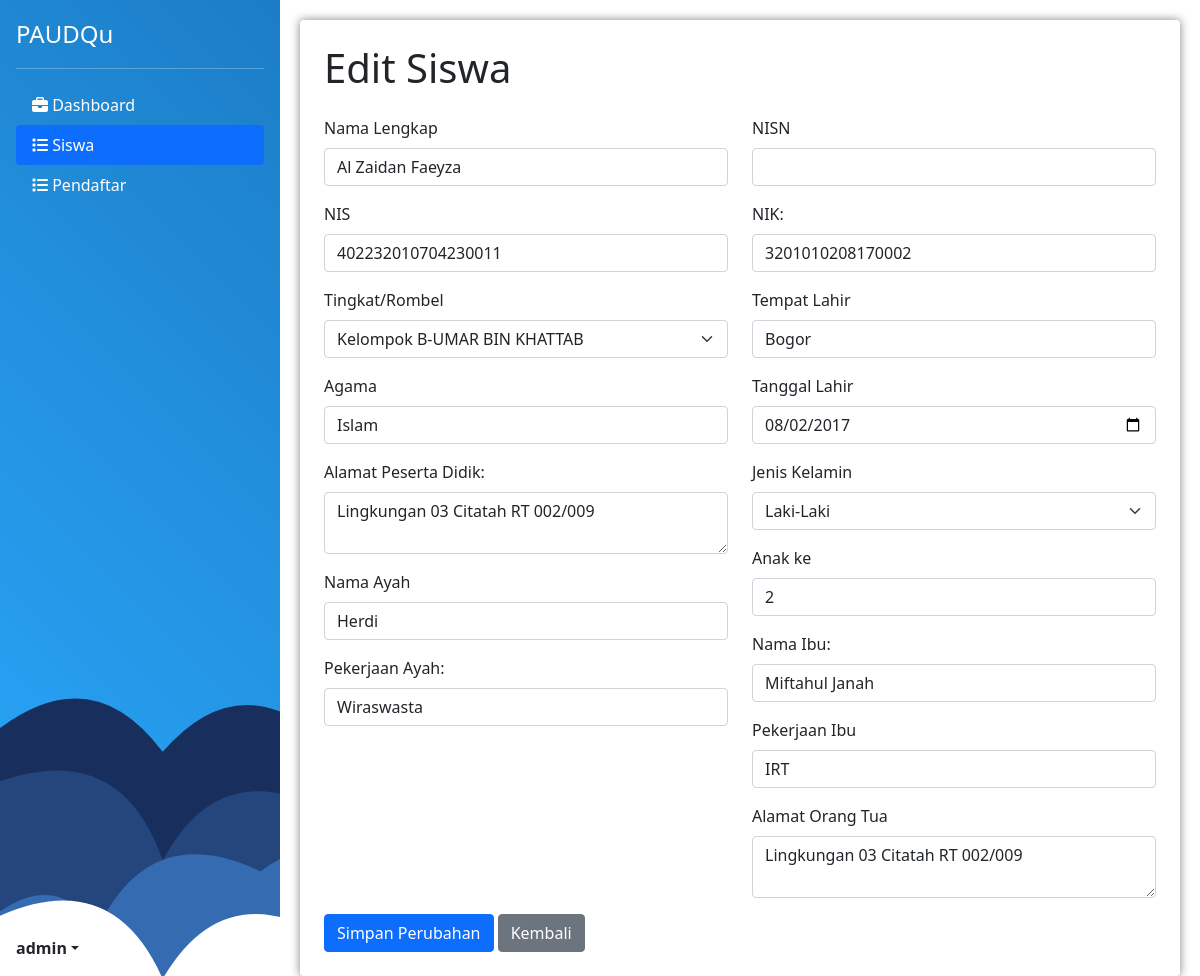
/edit.php?id=3 (signed in), run on an earlier commit of the app's database.
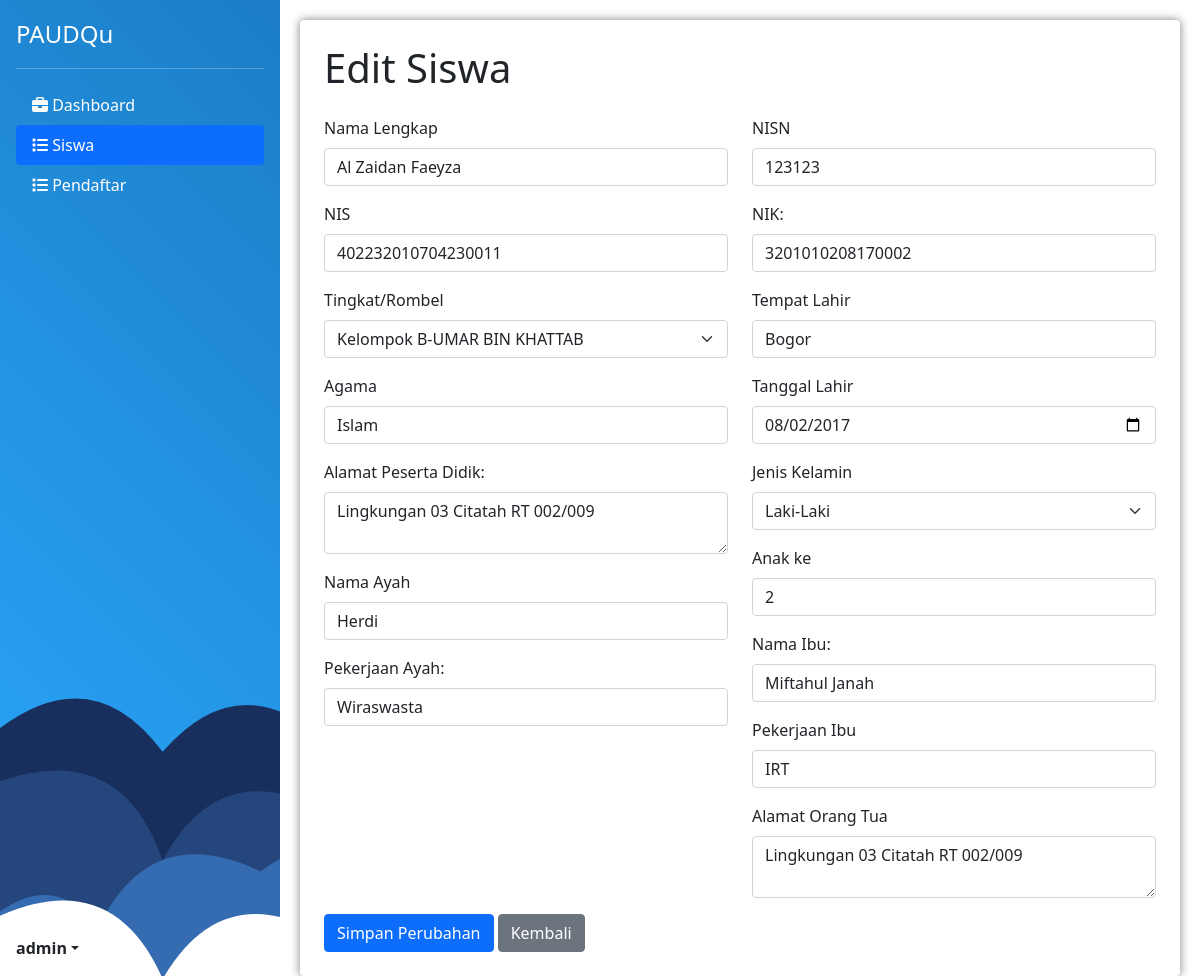
And on a later commit of the database.
### tables this page shows
CREATE TABLE `siswa` (
  `id` int(11) NOT NULL,
  `Nama_Lengkap` varchar(255) NOT NULL,
  `NIK` varchar(20) DEFAULT NULL,
  `Tempat_Lahir` varchar(100) DEFAULT NULL,
  `Tanggal_Lahir` date DEFAULT NULL,
  `Jenis_Kelamin` varchar(10) DEFAULT NULL,
  `Agama` varchar(20) DEFAULT NULL,
  `Anak_ke` int(11) DEFAULT NULL,
  `Alamat_Peserta_Didik` varchar(255) DEFAULT NULL,
  `Ayah` varchar(100) DEFAULT NULL,
  `Ibu` varchar(100) DEFAULT NULL,
  `Alamat_Orang_Tua` varchar(255) DEFAULT NULL,
  `Pekerjaan_Ayah` varchar(50) DEFAULT NULL,
  `Pekerjaan_Ibu` varchar(50) DEFAULT NULL,
  `NIS` varchar(20) DEFAULT NULL,
  `NISN` varchar(20) DEFAULT NULL,
  `Tingkat_Rombel` varchar(50) DEFAULT NULL
);

### edit.php (the view, shortened to what the changed rows need)
<?php
include "controller/connection.php";
if (isset($_GET['id'])) {
    $studentId = $_GET['id'];
    $sql_detail = "SELECT * FROM siswa WHERE id = $studentId";
    $result_detail = mysqli_query($conn, $sql_detail);
    $studentData = mysqli_fetch_assoc($result_detail);
} else {
    header("Location: siswa.php");
    exit();
}
?>
<!DOCTYPE html>
<html lang="en">
<head>
    <link rel="stylesheet" href="css/style.css">
    <link href="https://cdn.jsdelivr.net/npm/bootstrap@5.0.2/dist/css/bootstrap.min.css" rel="stylesheet">
</head>
<body>
    <?php
    include "controller/connection.php";
    if (isset($_GET['id'])) {
        $studentId = $_GET['id'];
        $sql_detail = "SELECT * FROM siswa WHERE id = $studentId";
        $result_detail = mysqli_query($conn, $sql_detail);
        $studentData = mysqli_fetch_assoc($result_detail);
    } else {
        header("Location: siswa.php");
        exit();
    }
    ?>
    <!DOCTYPE html>
    <html lang="en">
    <head>
    </head>
    <body>
        <main class="flex-shrink-0">
            <div class="container bg-white p-4 rounded">
                <h1 class="mb-4">Edit Siswa</h1>
                <form method="POST" action="">
                    <div class="row">
                        <div class="col-md-6">
                            <div class="mb-3">
                                <label for="Nama_Lengkap" class="form-label">Nama Lengkap </label>
                                <input type="text" class="form-control" name="Nama_Lengkap" value="<?php echo $studentData['Nama_Lengkap']; ?>" required>
                            </div>
                            <div class="mb-3">
                                <label for="NIS" class="form-label">NIS </label>
                                <input type="text" class="form-control" name="NIS" value="<?php echo $studentData['NIS']; ?>" required>
                            </div>
                            <div class="mb-3">
                                <label for="Tingkat/Rombel" class="form-label">Tingkat/Rombel </label>
                                <select class="form-select" name="Tingkat/Rombel" required>
                                    <option value="Kelompok B-UMAR BIN KHATTAB" <?php echo ($studentData['Tingkat_Rombel'] == 'Kelompok B-UMAR BIN KHATTAB') ? 'selected' : ''; ?>>Kelompok B-UMAR BIN KHATTAB</option>
                                </select>
                            </div>
                            <div class="mb-3">
                                <label for="Agama" class="form-label">Agama </label>
                                <input type="text" class="form-control" name="Agama" value="<?php echo $studentData['Agama']; ?>" required>
                            </div>
                            <div class="mb-3">
                                <label for="Alamat_Peserta_Didik" class="form-label">Alamat Peserta Didik:</label>
                                <textarea class="form-control" name="Alamat_Peserta_Didik" required><?php echo $studentData['Alamat_Peserta_Didik']; ?></textarea>
                            </div>
                            <div class="mb-3">
                                <label for="Ayah" class="form-label">Nama Ayah </label>
                                <input type="text" class="form-control" name="Ayah" value="<?php echo $studentData['Ayah']; ?>" required>
                            </div>
                            <div class="mb-3">
                                <label for="Pekerjaan_Ayah" class="form-label">Pekerjaan Ayah:</label>
                                <input type="text" class="form-control" name="Pekerjaan_Ayah" value="<?php echo $studentData['Pekerjaan_Ayah']; ?>" required>
                            </div>
                        </div>
                        <div class="col-md-6">
                            <div class="mb-3">
                                <label for="NISN" class="form-label">NISN </label>
                                <input type="text" class="form-control" name="NISN" value="<?php echo $studentData['NISN']; ?>" required>
                            </div>
                            <div class="mb-3">
                                <label for="NIK" class="form-label">NIK:</label>
                                <input type="text" class="form-control" name="NIK" value="<?php echo $studentData['NIK']; ?>" required>
                            </div>
                            <div class="mb-3">
                                <label for="Tempat_Lahir" class="form-label">Tempat Lahir </label>
                                <input type="text" class="form-control" name="Tempat_Lahir" value="<?php echo $studentData['Tempat_Lahir']; ?>" required>
                            </div>
                            <div class="mb-3">
                                <label for="Tanggal_Lahir" class="form-label">Tanggal Lahir </label>
                                <input type="date" class="form-control" name="Tanggal_Lahir" value="<?php echo $studentData['Tanggal_Lahir']; ?>" required>
                            </div>
                            <div class="mb-3">
                                <label for="Jenis_Kelamin" class="form-label">Jenis Kelamin </label>
                                <select class="form-select" name="Jenis_Kelamin" required>
                                    <option value="Laki-Laki" <?php echo ($studentData['Jenis_Kelamin'] == 'Laki-Laki') ? 'selected' : ''; ?>>Laki-Laki</option>
                                </select>
                            </div>
                            <div class="mb-3">
                                <label for="Anak_ke" class="form-label">Anak ke </label>
                                <input type="number" class="form-control" name="Anak_ke" value="<?php echo $studentData['Anak_ke']; ?>" required>
                            </div>
                            <div class="mb-3">
                                <label for="Ibu" class="form-label">Nama Ibu:</label>
                                <input type="text" class="form-control" name="Ibu" value="<?php echo $studentData['Ibu']; ?>" required>
                            </div>
                            <div class="mb-3">
                                <label for="Pekerjaan_Ibu" class="form-label">Pekerjaan Ibu </label>
                                <input type="text" class="form-control" name="Pekerjaan_Ibu" value="<?php echo $studentData['Pekerjaan_Ibu']; ?>" required>
                            </div>
                            <div class="mb-3">
                                <label for="Alamat_Orang_Tua" class="form-label">Alamat Orang Tua</label>
                                <textarea class="form-control" name="Alamat_Orang_Tua" required><?php echo $studentData['Alamat_Orang_Tua']; ?></textarea>
                            </div>
                        </div>
                    </div>
                </form>
            </div>
        </main>
    </body>
    </html>

What changed in the data, as far as the page shows it:
changed siswa "Al Zaidan Faeyza": NISN (not shown) → "123123"; Jenis_Kelamin (not shown) → "Laki-Laki"
Also different on the page:
form field Jenis_Kelamin: "Laki-Laki" → (not shown)
